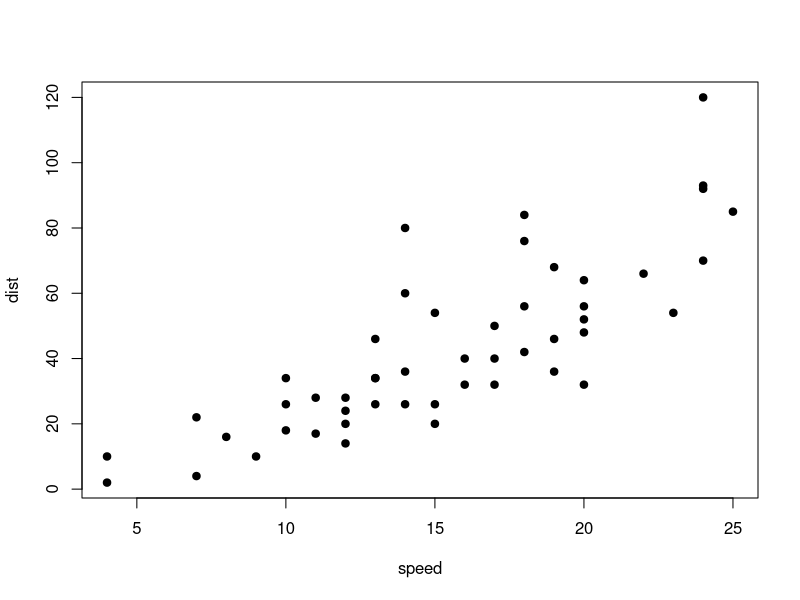
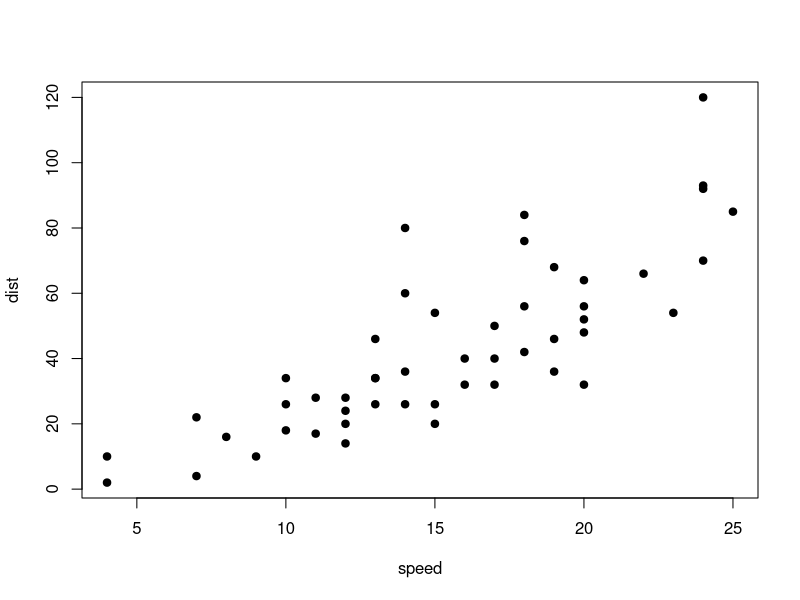
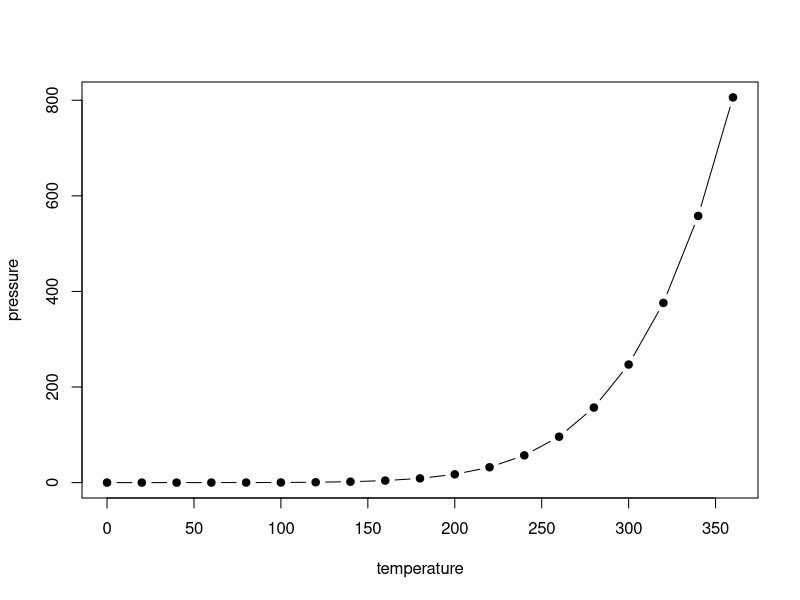
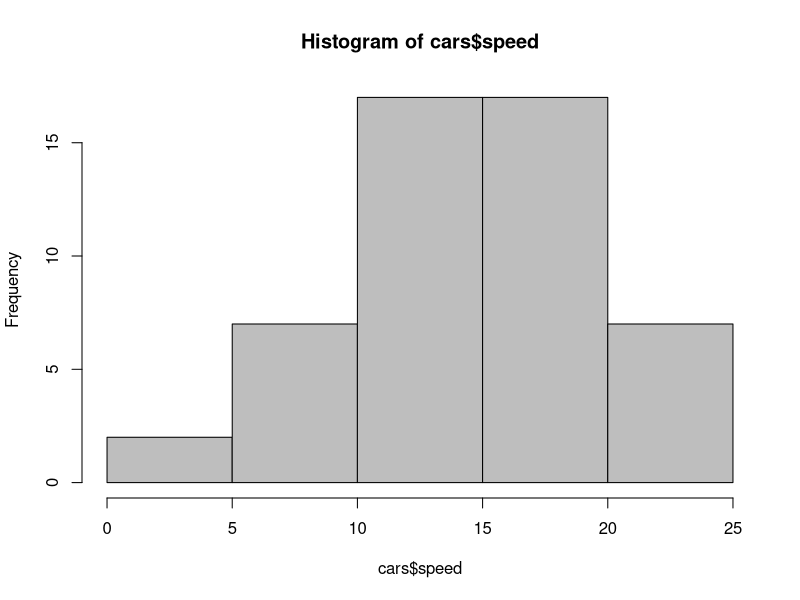
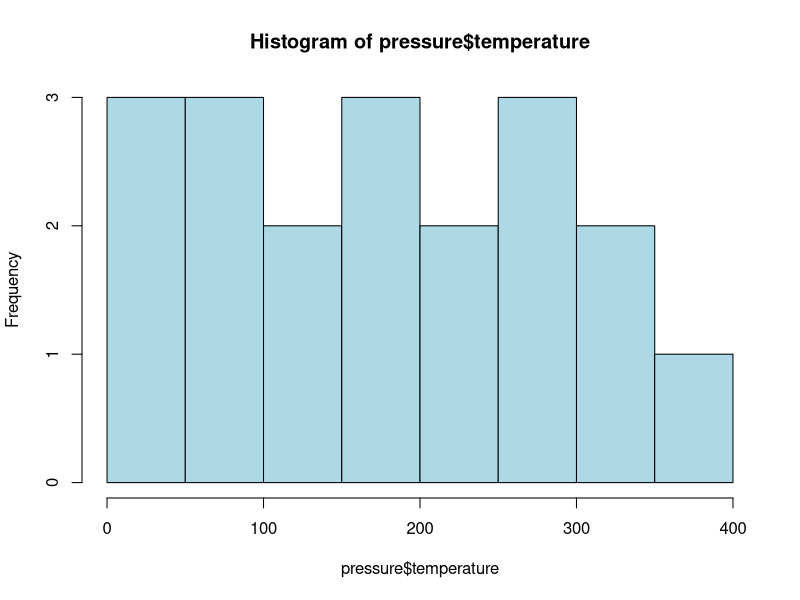
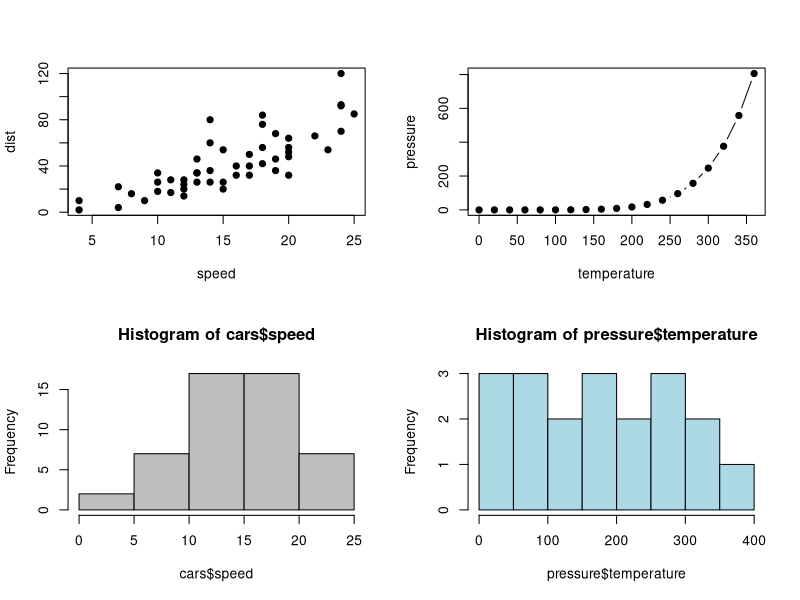

These figures' R source, in order:
## ---- chunk 1
knitr::opts_chunk$set(
	echo = TRUE,
	message = FALSE,
	warning = FALSE
)
library(knitr) #Includes some helpful functions for markdown 
## ---- chunk 2
summary(cars)
## ---- chunk 3
plot(cars, pch=19)
## ---- chunk 4

plot(cars, pch=19)
plot(pressure, pch=19, type='b')
hist(cars$speed, col="grey")
hist(pressure$temperature, col="lightblue")
## ---- chunk 5

par(mfrow=c(2,2))
plot(cars, pch=19)
plot(pressure, pch=19, type='b')
hist(cars$speed, col="grey")
hist(pressure$temperature, col="lightblue")
## ---- chunk 6
kable(head(pressure), caption = "This is my table caption.", digits=2) 
#digits: controls how many digits to display in the table
